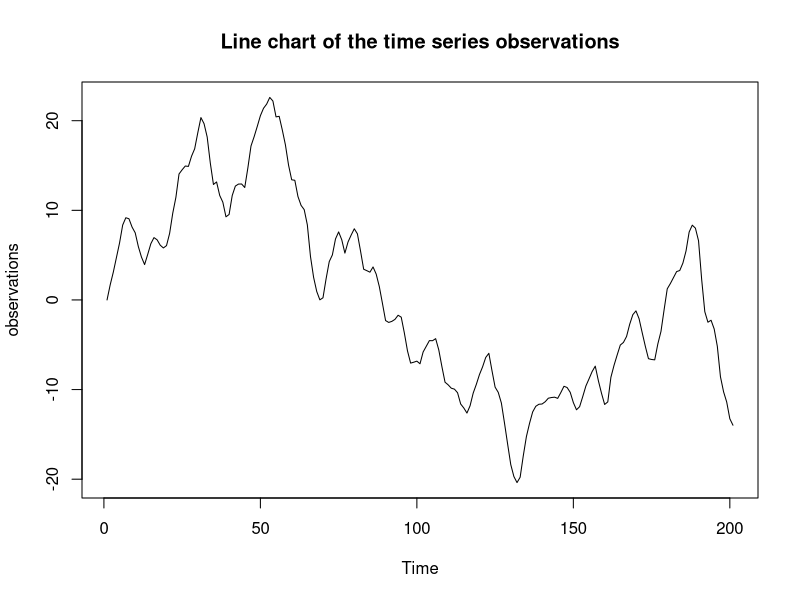

Reproduce this figure in R. (Note: this script raises an error after producing the figure.)
## ---- chunk 1
set.seed(100)
observations<-arima.sim(list(order = c(1,1,1), ar = 0.7, ma = 0.3), n = 200)
plot(observations, main = "Line chart of the time series observations")

## ---- chunk 2

pacf(diff_obs)


## ---- chunk 3
model<-arima(diff_obs,order = c(2,0,0))
predict(model,n.ahead = 3)
